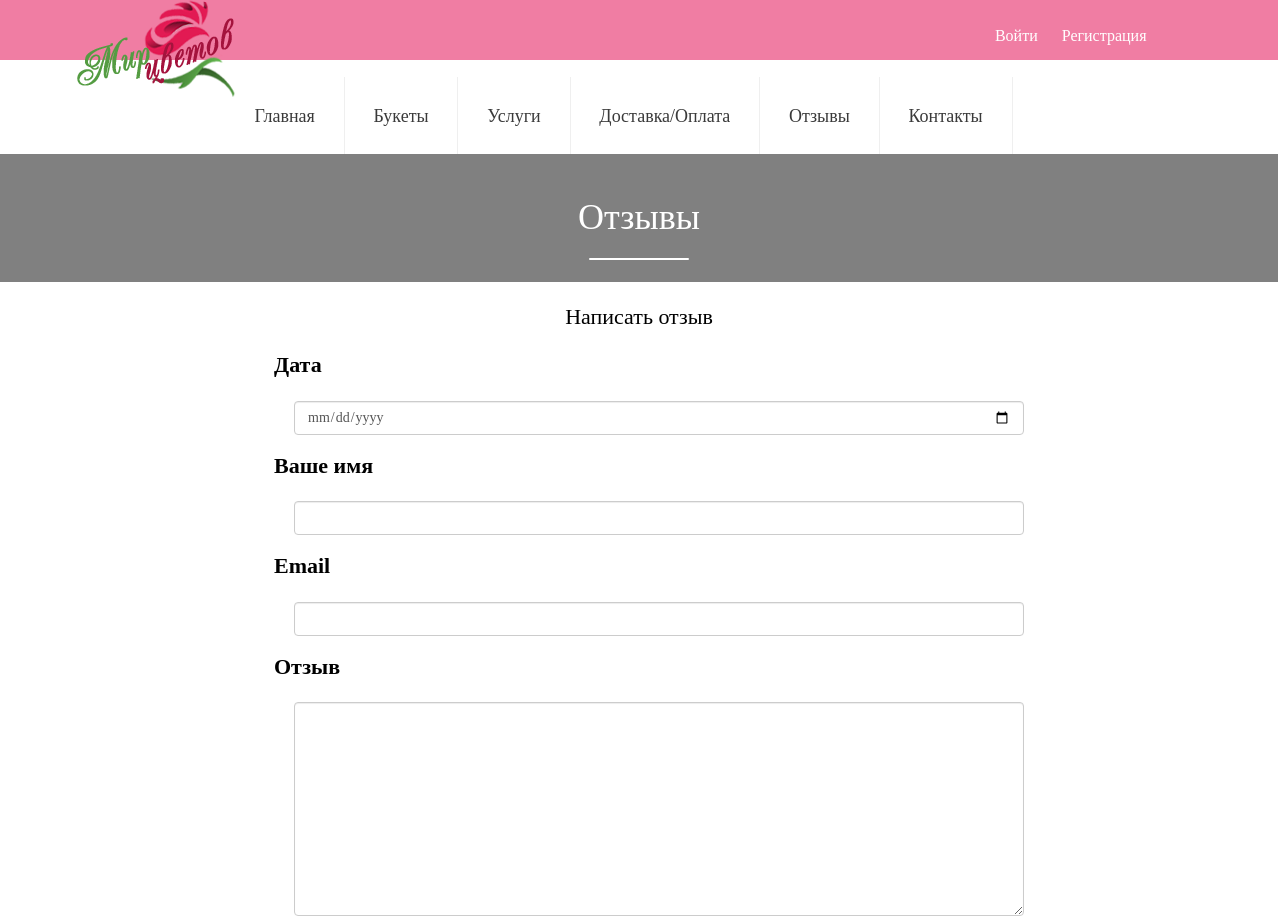
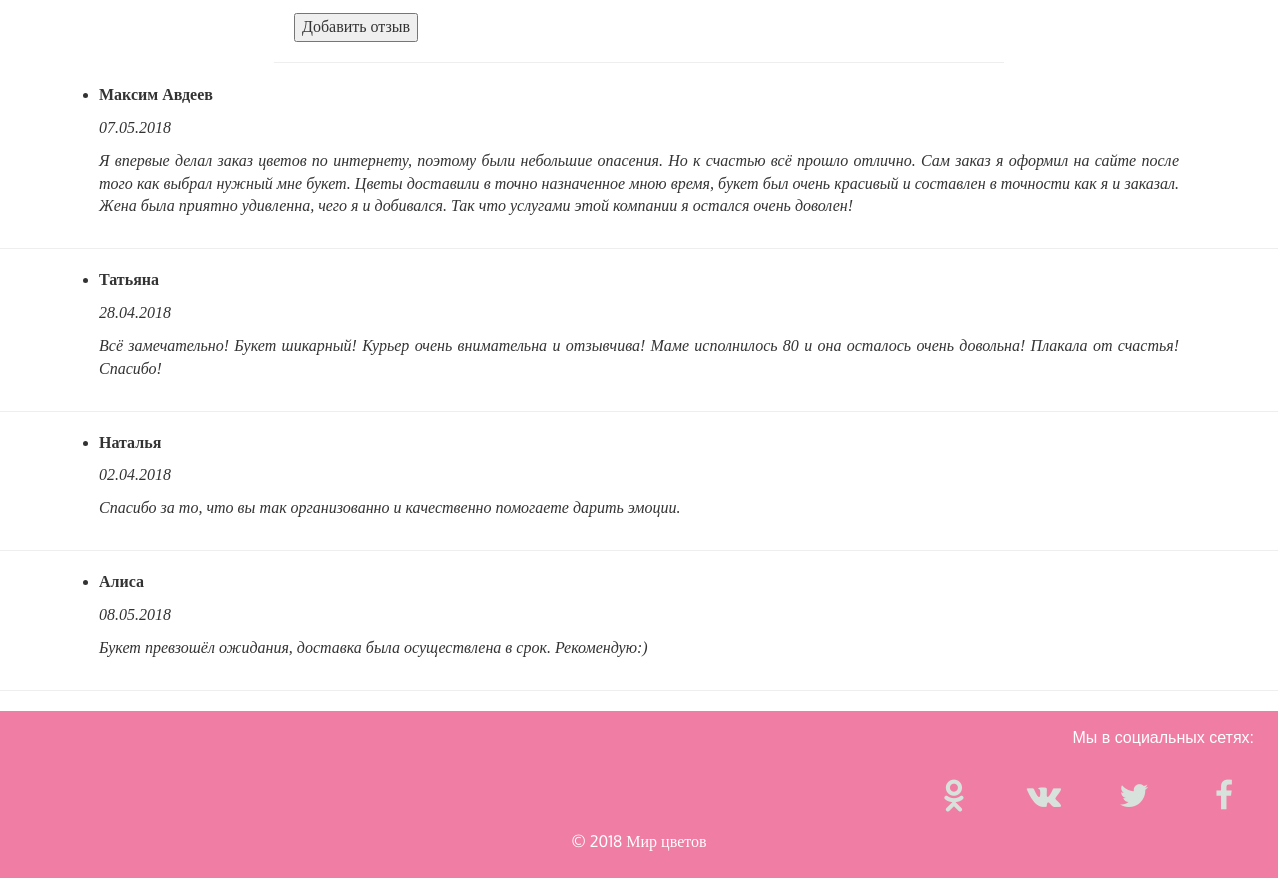
The app's page /otzivi.php with its own data (2 pictures, top to bottom).
### tables this page shows
CREATE TABLE IF NOT EXISTS `otzivi` (
  `id` int(11) NOT NULL,
  `date` date NOT NULL,
  `fio` varchar(60) NOT NULL,
  `email` varchar(20) NOT NULL,
  `text` text NOT NULL
);

### otzivi.php (the view, shortened to what this page needs)
<?include ('include/header.php');?>
        <div class="banner-top">
	<div class="container">
		<h1>Отзывы</h1>
		<em></em>
	</div>
</div>
<br>
<div class="container">
   <div class="col-md-2">
</div>
<div class="col-md-8">
    <h2 align="center">Написать отзыв</h2>
    <div class="review-form" id="review-form">
        <form id="review-add-form" method="post" enctype="multipart/form-data">
            <div class="review-form-fields">
                                                <div class="provider-fields">
												<div class="form-group">
                        <label class="control-label">Дата</label>
                        <input class="form-control" type="date" name="date" id="review-name" value="">
                                            </div>
                    <div class="form-group">
                        <label class="control-label">Ваше имя</label>
                        <input class="form-control" type="text" name="fio" id="review-name" value="">
                                            </div>
                    <div class="form-group">
                        <label class="control-label">Email</label>
                        <input class="form-control" type="text" name="email" id="review-email" value="">
                                            </div>
                                    </div>
                                                <div class="form-group">
                    <label class="control-label" for="review-text">Отзыв</label>
                    <textarea id="review-text" class="form-control" name="text" rows="10" cols="45"></textarea>
                </div>
                                        <input type="submit" class="button button--primary" value="Добавить отзыв">
                </div>
                            </div>
        </form><hr></hr>
        <div class="col-md-2">
</div>
		</div>
		</div>
        <?
 $result="select DATE_FORMAT(date,'%d.%m.%Y') AS date,fio, email,text from otzivi";
 $result1=mysql_query($result) or die("Ошибка выборки отзывов");
while($row=mysql_fetch_array($result1))
{
        ?>
<div class="container">
  <div class="row">
    <div class="col-xs-12">
           <ul class="menu-v with-icons reviews-branch">
                            <li class="reviews-list__item">
        <p><b><?print $row["fio"];?></b></p>
		  <p><em><?print $row['date'];?></em></p>
		  <p><em><?print $row["text"];?></em></p>
              </li>
                        </ul>
</div>
</div>
	</div>
	  <hr></hr>
<?}
include ('include/footer.php');?>

### css/style.css (style rules this page uses)
html,body { background:#fff; font-size: 100%; font-family:'Oxygen-Regular'; }
ul { padding: 0; margin: 0; }
h1,h2,h3,h4,h5,h6,label { margin: 0 0 20px 0; font-size:22px; color:black; }
.b-animate-go:hover .b-scale, h1 { transform:scale(1); -moz-transform:scale(1); -ms-transform:scale(1); -o-transform:scale(1); -webkit-transform:scale(1); }
.banner-top { text-align:center; width:100%; height: 40px; display: block; background-color:gray; padding:4em 0; }
.banner-top h1 { font-size:36px; color:white; font-family: 'Monotype Corsiva'; margin-top:-20px; }
.banner-top em { width: 100px; height: 2px; display: block; background: #fff; border-radius: 10px; margin: 0.5em auto; }

### css/chocolat.css (style rules this page uses)
body { margin:0; padding:0; }

### records on screen
otzivi: fio "Максим Авдеев", date "07.05.2018", text "Я впервые делал заказ цветов по интернету, поэтому были небольшие опасения. Но к счастью всё прошло отлично. Сам заказ я оформил на сайте после того как выбрал нужный мне букет. Цветы доставили в точно назначенное мною время, букет был очень красивый и составлен в точности как я и заказал. Жена была приятно удивленна, чего я и добивался. Так что услугами этой компании я остался очень доволен!"
otzivi: fio "Татьяна", date "28.04.2018", text "Всё замечательно! Букет шикарный! Курьер очень внимательна и отзывчива! Маме исполнилось 80 и она осталось очень довольна! Плакала от счастья! Спасибо!"
otzivi: fio "Наталья", date "02.04.2018", text "Спасибо за то, что вы так организованно и качественно помогаете дарить эмоции."
otzivi: fio "Алиса", date "08.05.2018", text "Букет превзошёл ожидания, доставка была осуществлена в срок. Рекомендую:)"
